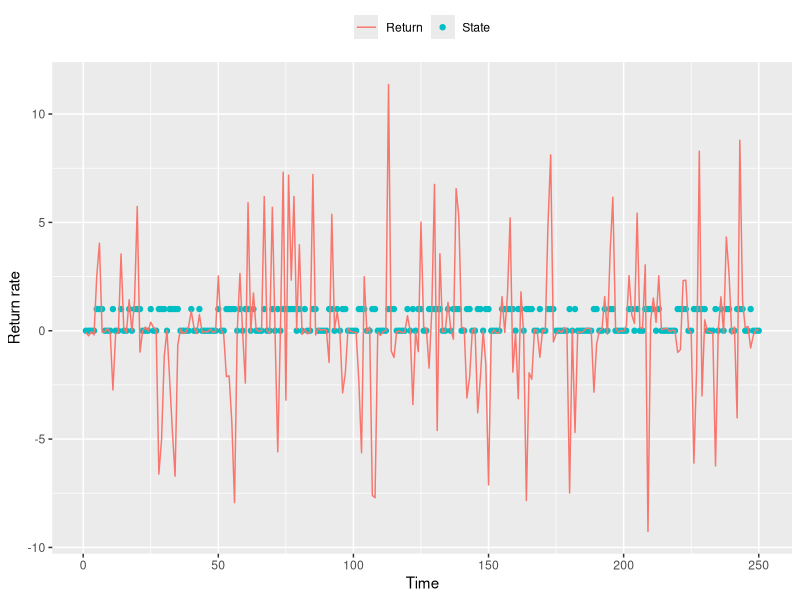
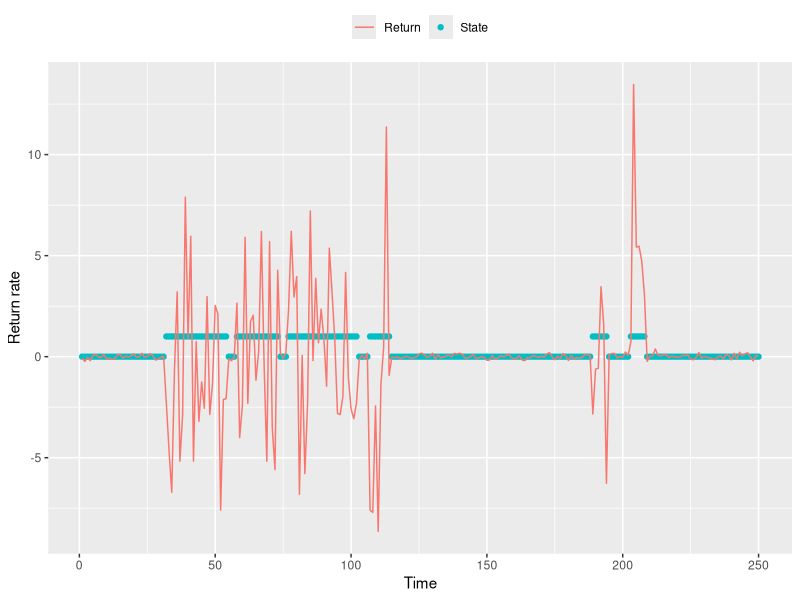
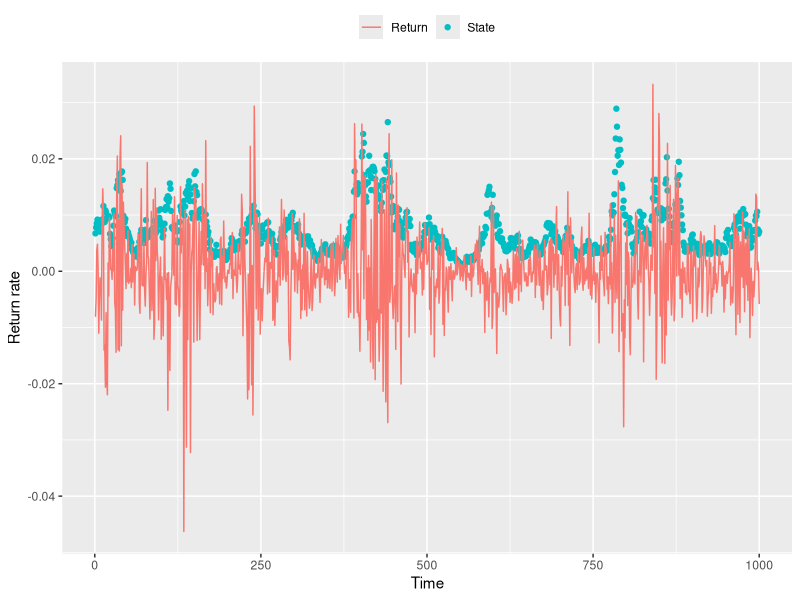
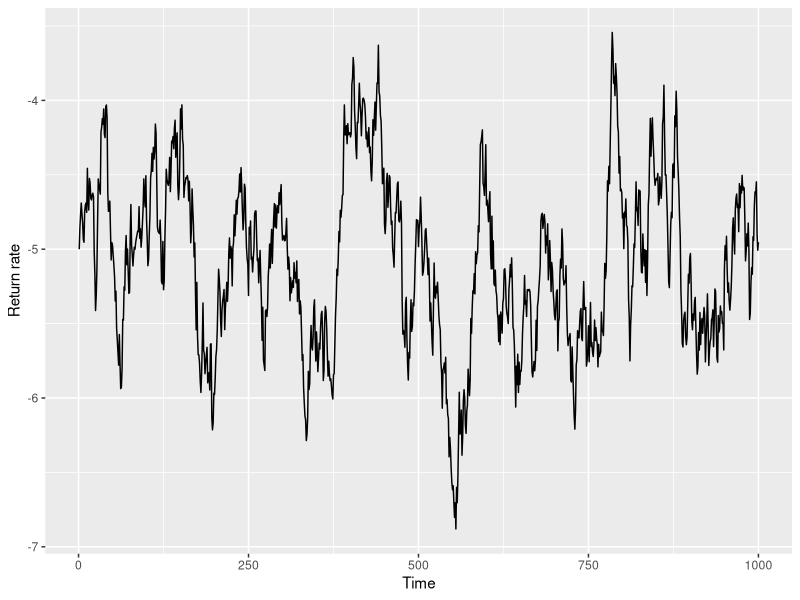

Generate these figures, in order, with R:
library(ggplot2)
dev.off()             # delete plots
rm(list = ls())       # delete variables
cat("\014")           # clear console
options(scipen = 999) # disable scientific notation

# ============================================= #
# ===== Functions to be used ================== #
# ============================================= #

plotting <- function(x, y1, y2, c1, c2, x_lab, y_lab){
  ggplot(NULL) + 
    geom_point(aes(x = x,
                   y = y1,
                   colour = c1)) +
    geom_line(aes(x = x,
                  y = y2,
                  colour = c2)) +
    labs(x = x_lab, y = y_lab) +
    theme(legend.position = 'top',
          legend.direction = 'horizontal',
          legend.title = element_blank())
}
# ============================================= #

# ============================================= #
# ===== Mixture model ========================= #
# ============================================= #

# set.seed(12345)

mat <- 250 # Length of ts
s_h <- 4.0 # High vol
s_l <- 0.1 # Low vol
p   <- 0.5 # Prob of state

z <- rnorm(mat, 0, 1) # Random no. for vol
u <- runif(mat, 0, 1) # Random no. for state

state  <- (u > p) * 1 + (u < p) * 0
return <- (u > p) * s_h * z + (u < p) * s_l * z

# ===== Plotting the series =================== #
x <- seq(1, mat, 1)
c1 <- 'State'
c2 <- 'Return'
x_lab <- 'Time'
y_lab <- 'Return rate'

plotting(x, state, return, c1, c2, x_lab, y_lab)
# ============================================= #

# ============================================= #
# ===== Markov Switching SV model ============= #
# ============================================= #

p11 <- 0.95 # Prob of state 1, given state 1
p22 <- 0.90 # Prob of state 2, given state 2

state_ms  <- rep(0, mat)
for (t in 2:mat){
  state_ms[t]  <- ifelse(state_ms[t-1] == 0,
                         (u[t] < p11) * 0 + (u[t] > p11) * 1,
                         (u[t] < p22) * 1 + (u[t] > p22) * 0)
}
return_ms <- (state_ms == 1) * s_h * z + (state_ms == 0) * s_l * z

# ===== Plotting, reusing labels from before == #

plotting(x, state_ms, return_ms, c1, c2, x_lab, y_lab)
# ============================================= #

# ============================================= #
# ===== Continuous SV model =================== #
# ============================================= #

mat   <- 1000
gamma <- -0.50
sigma <-  0.31
phi   <-  0.95
eta   <- rnorm(mat, 0, sigma)
z     <- rnorm(mat, 0, 1)
x     <- seq(1,mat,1)

log_s <- rep(-10, mat)

for (t in 2:mat){
  log_s[t] <- gamma + phi * log_s[t-1] + eta[t]
}
s <- sqrt(exp(log_s))
return <- s * z

plotting(x, s, return, c1, c2, x_lab, y_lab)
ggplot(NULL) + 
  geom_line(aes(x = x, y = log(s))) + 
  labs(x = x_lab, y = y_lab)